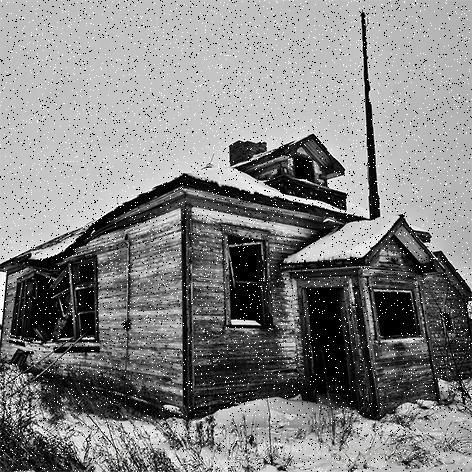
#> input picture four/jiaoyan.png, 472 x 472 px
$ python LPF.py   (older library calls are emulated)
#> lines starting #> are read from the running program, lines starting #| are printed output that depends on the picture; long printed decimals are rounded
### four/utils.py
import numpy as np
import matplotlib.pyplot as plt

def conver2img(img):
    img_min=np.min(img)
    print(img_min)
    img_max=np.max(img)
    print(img_max)
    normal_img=(img-img_min)/(img_max-img_min)
    out_img=(255*normal_img).astype(np.int)
    print(out_img)
    return out_img


def display(num,img,title):
    plt.subplot(num)
    plt.imshow(img,cmap='gray')
    plt.title(title)


def getCenter(img,r):
    center_x,center_y=img.shape[0]/2,img.shape[1]/2
    coords_x=[]
    coords_y=[]
    for i in range(img.shape[0]):
        for j in range(img.shape[1]):
            if np.sqrt((center_x-i)**2+(center_y-j)**2)<r:
                coords_x.append(i)
                coords_y.append(j)
    return coords_x,coords_y


def abs_log(img):
    abs_img=np.abs(img)
    abs_log_img=np.log(abs_img+1)
    return abs_log_img


# [8 lines left out: function gauss_mask, not called in this run]

### four/LPF.py
import cv2 as cv
import matplotlib.pyplot as plt
import numpy as np
from four.utils import *

img1=cv.imread('jiaoyan.png',0)
#> img1: shape (472, 472); min 0, max 255, mean 131.5
display(141,img1,'img1')

f1=np.fft.fft2(img1)
fs1=np.fft.fftshift(f1)
angle1=np.angle(fs1)
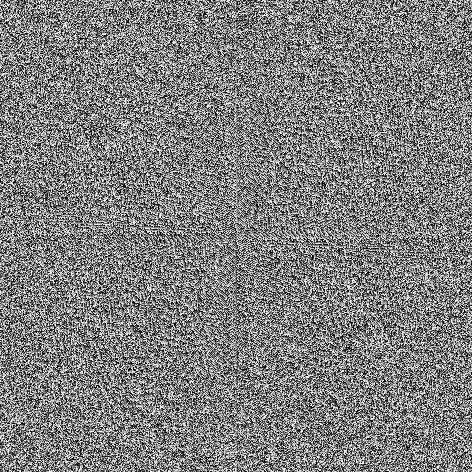
#> angle1: shape (472, 472) float64; min -3.14, max 3.14, mean 1.41e-05; drawn with min black and max white

mask=np.zeros(img1.shape,np.int8)
coord_x,coord_y=getCenter(img1,50)
#> coord_x = 7825 values from 187 to 285; coord_y = 7825 values, max 285 at index 3070, min 187 at index 2972, mean 236
mask[coord_x,coord_y]=1

fs1=np.abs(fs1*mask)
log_img=abs_log(fs1)
#> in abs_log, `abs_log_img=np.log(abs_img+1)`:
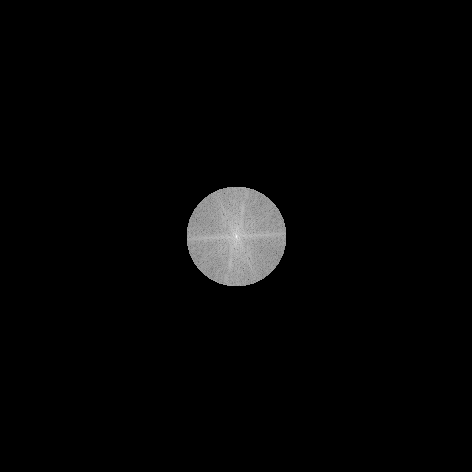
#> abs_log_img: shape (472, 472) float64; min 0, max 17.19, mean 0.379; drawn with min black and max white
display(142,conver2img(log_img),'LPF')
#> in conver2img, `img_min=np.min(img)`: img_min = 0
#| 0.0
#> in conver2img, `img_max=np.max(img)`: img_max = 17.19
#| 17.193
#> in conver2img, `out_img=(255*normal_img).astype(np.int)`:
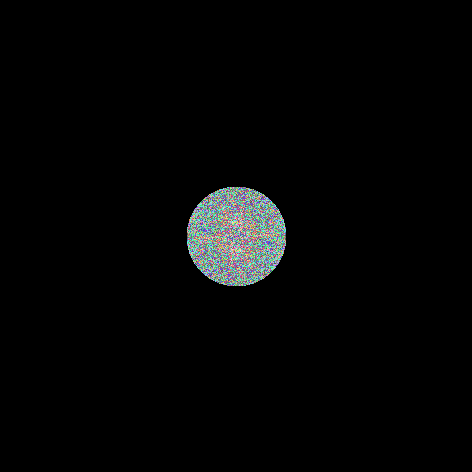
#> out_img: shape (472, 472) int64; 96 distinct labels, from 0 to 255; one colour per label, 0 black
#> (printed output is left out)

i_fs1=np.zeros(img1.shape,dtype=complex)
i_fs1.real=fs1*np.cos(angle1)
i_fs1.imag=fs1*np.sin(angle1)

i_f=np.fft.ifftshift(i_fs1)
i_img=np.fft.ifft2(i_f)
display(143,np.abs(i_img),"i_img")
cv.imwrite('HPF.jpg',np.abs(i_img))
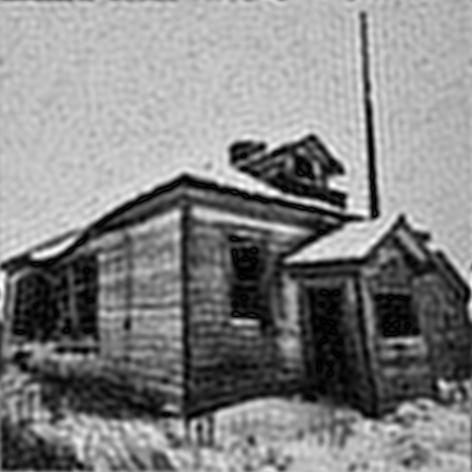
#> saved as HPF.jpg: shape (472, 472); min 0, max 255, mean 131.7
plt.show()
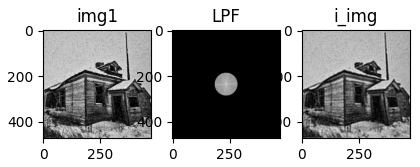
#> figure drawn by matplotlib, 3 panels
